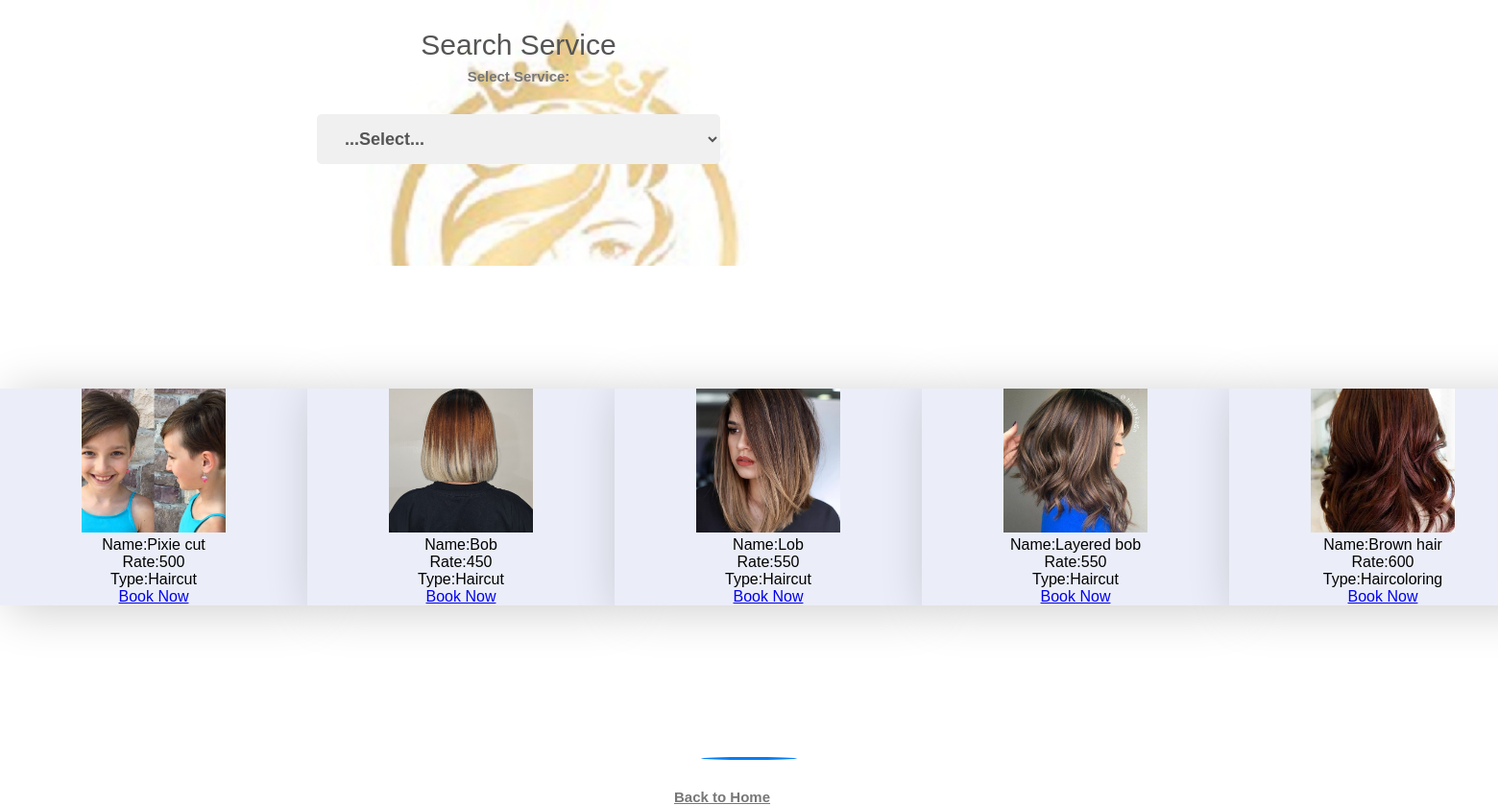
The app's page /Userboutique/Styles/ (signed in) with its own data.
### Admin/models.py (models this page shows)
class tbl_addservices(models.Model):
    servicesdetail=models.CharField(max_length=40)
    rate=models.CharField(max_length=35)
    image=models.FileField(upload_to="Hairstylepic/")
    servicestypes=models.ForeignKey(tbl_typesofservices,on_delete=models.CASCADE)

class tbl_typesofservices(models.Model):
    servicestypes=models.CharField(max_length=40)

### Userboutique/views.py (the view)
# urls.py: path('Styles/',views.styles,name="styles"),
def styles(request):
    stypedata=tbl_typesofservices.objects.all()
    userdata=tbl_user.objects.get(id=request.session["uid"])
    servicesdata=tbl_addservices.objects.all()
    return render(request,'Userboutique/Styles.html',{'servicestypes':stypedata,'services':servicesdata})

### Userboutique/Templates/Userboutique/Styles.html (shortened to what this page needs)
{% load static %}
<!DOCTYPE html>
<html lang="en">
<head>
</head>
<body>
    <form action="" method="post" id="serviceform" data-services-url="{% url 'Userboutique:Ajaxservice' %}">
        <div class="container">
            <div class="details">
                <div class="title">Search Service</div>
        <div class="field"><label>Select Service:</label></div>
        <div>
            <select name="services_types" id="service_types">
                <option value="">...Select...</option>
            </select>
        </div>
        <br><br>
    </div>
</div>
<div id="services">
<div class="Sub-container">
    <div class="Container">
        <div class="Card-wrapper">
            {% for l in services %}
            <div class="Card">
                <div><img src="{{l.image.url}}" width="150" height="150"></div>
                <div>Name:{{l.servicesdetail}}</div>
                <div>Rate:{{l.rate}}</div>
                <div>Type:{{l.servicestypes.servicestypes}}</div>
                <div><a href="{% url 'Userboutique:bookingservice' %}">Book Now</a></div>
            </div>
            {% endfor %}
        </div>
    </div>
</div>
</div>
    </form>
    <div class="line_divider"></div>
    <div class="links">
       <a href="{% url 'Userboutique:Userboutique' %}" class="link">Back to Home</a>
    </div>
</body>
</html>

### records on screen
tbl_addservices: image (picture), servicesdetail "Pixie cut", rate "500", servicestypes.servicestypes "Haircut"
tbl_addservices: image (picture), servicesdetail "Bob", rate "450", servicestypes.servicestypes "Haircut"
tbl_addservices: image (picture), servicesdetail "Lob", rate "550", servicestypes.servicestypes "Haircut"
tbl_addservices: image (picture), servicesdetail "Layered bob", rate "550", servicestypes.servicestypes "Haircut"
tbl_addservices: image (picture), servicesdetail "Brown hair", rate "600", servicestypes.servicestypes "Haircoloring"
